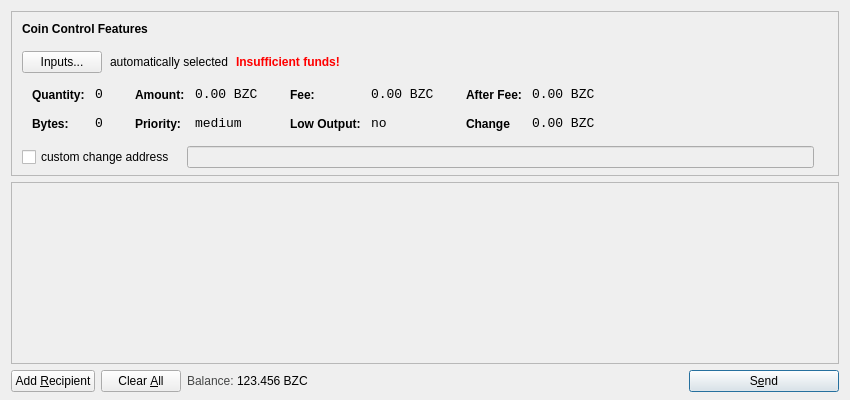
<?xml version="1.0" encoding="UTF-8"?>
<ui version="4.0">
 <class>SendCoinsDialog</class>
 <widget class="QDialog" name="SendCoinsDialog">
  <property name="geometry">
   <rect>
    <x>0</x>
    <y>0</y>
    <width>850</width>
    <height>400</height>
   </rect>
  </property>
  <property name="windowTitle">
   <string>Send Coins</string>
  </property>
  <layout class="QVBoxLayout" name="verticalLayout" stretch="0,1,0">
   <property name="bottomMargin">
    <number>8</number>
   </property>
   <item>
    <widget class="QFrame" name="frameCoinControl">
     <property name="sizePolicy">
      <sizepolicy hsizetype="Expanding" vsizetype="Expanding">
       <horstretch>0</horstretch>
       <verstretch>0</verstretch>
      </sizepolicy>
     </property>
     <property name="maximumSize">
      <size>
       <width>16777215</width>
       <height>16777215</height>
      </size>
     </property>
     <property name="frameShape">
      <enum>QFrame::StyledPanel</enum>
     </property>
     <property name="frameShadow">
      <enum>QFrame::Sunken</enum>
     </property>
     <layout class="QVBoxLayout" name="verticalLayoutCoinControl2">
      <property name="spacing">
       <number>6</number>
      </property>
      <property name="leftMargin">
       <number>0</number>
      </property>
      <property name="topMargin">
       <number>0</number>
      </property>
      <property name="rightMargin">
       <number>0</number>
      </property>
      <property name="bottomMargin">
       <number>6</number>
      </property>
      <item>
       <layout class="QVBoxLayout" name="verticalLayoutCoinControl" stretch="0,0,0,0,1">
        <property name="spacing">
         <number>0</number>
        </property>
        <property name="leftMargin">
         <number>10</number>
        </property>
        <property name="topMargin">
         <number>10</number>
        </property>
        <item>
         <layout class="QHBoxLayout" name="horizontalLayoutCoinControl1">
          <property name="bottomMargin">
           <number>15</number>
          </property>
          <item>
           <widget class="QLabel" name="labelCoinControlFeatures">
            <property name="sizePolicy">
             <sizepolicy hsizetype="Preferred" vsizetype="Maximum">
              <horstretch>0</horstretch>
              <verstretch>0</verstretch>
             </sizepolicy>
            </property>
            <property name="font">
             <font>
              <weight>75</weight>
              <bold>true</bold>
             </font>
            </property>
            <property name="styleSheet">
             <string notr="true">font-weight:bold;</string>
            </property>
            <property name="text">
             <string>Coin Control Features</string>
            </property>
           </widget>
          </item>
         </layout>
        </item>
        <item>
         <layout class="QHBoxLayout" name="horizontalLayoutCoinControl2" stretch="0,0,0,0">
          <property name="spacing">
           <number>8</number>
          </property>
          <property name="bottomMargin">
           <number>10</number>
          </property>
          <item>
           <widget class="QPushButton" name="pushButtonCoinControl">
            <property name="styleSheet">
             <string notr="true"/>
            </property>
            <property name="text">
             <string>Inputs...</string>
            </property>
           </widget>
          </item>
          <item>
           <widget class="QLabel" name="labelCoinControlAutomaticallySelected">
            <property name="text">
             <string>automatically selected</string>
            </property>
            <property name="margin">
             <number>5</number>
            </property>
           </widget>
          </item>
          <item>
           <widget class="QLabel" name="labelCoinControlInsuffFunds">
            <property name="font">
             <font>
              <weight>75</weight>
              <bold>true</bold>
             </font>
            </property>
            <property name="styleSheet">
             <string notr="true">color:red;font-weight:bold;</string>
            </property>
            <property name="text">
             <string>Insufficient funds!</string>
            </property>
            <property name="margin">
             <number>5</number>
            </property>
           </widget>
          </item>
          <item>
           <spacer name="horizontalSpacerCoinControl">
            <property name="orientation">
             <enum>Qt::Horizontal</enum>
            </property>
            <property name="sizeHint" stdset="0">
             <size>
              <width>40</width>
              <height>1</height>
             </size>
            </property>
           </spacer>
          </item>
         </layout>
        </item>
        <item>
         <widget class="QWidget" name="widgetCoinControl" native="true">
          <property name="sizePolicy">
           <sizepolicy hsizetype="Preferred" vsizetype="Preferred">
            <horstretch>0</horstretch>
            <verstretch>0</verstretch>
           </sizepolicy>
          </property>
          <property name="minimumSize">
           <size>
            <width>0</width>
            <height>0</height>
           </size>
          </property>
          <property name="styleSheet">
           <string notr="true"/>
          </property>
          <layout class="QHBoxLayout" name="horizontalLayoutCoinControl5">
           <property name="margin">
            <number>0</number>
           </property>
           <item>
            <layout class="QHBoxLayout" name="horizontalLayoutCoinControl3" stretch="0,0,0,1">
             <property name="spacing">
              <number>20</number>
             </property>
             <property name="topMargin">
              <number>0</number>
             </property>
             <property name="bottomMargin">
              <number>10</number>
             </property>
             <item>
              <layout class="QFormLayout" name="formLayoutCoinControl1">
               <property name="horizontalSpacing">
                <number>10</number>
               </property>
               <property name="verticalSpacing">
                <number>14</number>
               </property>
               <property name="leftMargin">
                <number>10</number>
               </property>
               <property name="topMargin">
                <number>4</number>
               </property>
               <property name="rightMargin">
                <number>6</number>
               </property>
               <item row="0" column="0">
                <widget class="QLabel" name="labelCoinControlQuantityText">
                 <property name="styleSheet">
                  <string notr="true">font-weight:bold;</string>
                 </property>
                 <property name="text">
                  <string>Quantity:</string>
                 </property>
                 <property name="margin">
                  <number>0</number>
                 </property>
                </widget>
               </item>
               <item row="0" column="1">
                <widget class="QLabel" name="labelCoinControlQuantity">
                 <property name="font">
                  <font>
                   <family>Monospace</family>
                   <pointsize>10</pointsize>
                  </font>
                 </property>
                 <property name="cursor">
                  <cursorShape>IBeamCursor</cursorShape>
                 </property>
                 <property name="contextMenuPolicy">
                  <enum>Qt::ActionsContextMenu</enum>
                 </property>
                 <property name="text">
                  <string>0</string>
                 </property>
                 <property name="margin">
                  <number>0</number>
                 </property>
                 <property name="textInteractionFlags">
                  <set>Qt::LinksAccessibleByMouse|Qt::TextSelectableByKeyboard|Qt::TextSelectableByMouse</set>
                 </property>
                </widget>
               </item>
               <item row="1" column="0">
                <widget class="QLabel" name="labelCoinControlBytesText">
                 <property name="styleSheet">
                  <string notr="true">font-weight:bold;</string>
                 </property>
                 <property name="text">
                  <string>Bytes:</string>
                 </property>
                </widget>
               </item>
               <item row="1" column="1">
                <widget class="QLabel" name="labelCoinControlBytes">
                 <property name="font">
                  <font>
                   <family>Monospace</family>
                   <pointsize>10</pointsize>
                  </font>
                 </property>
                 <property name="cursor">
                  <cursorShape>IBeamCursor</cursorShape>
                 </property>
                 <property name="contextMenuPolicy">
                  <enum>Qt::ActionsContextMenu</enum>
                 </property>
                 <property name="text">
                  <string>0</string>
                 </property>
                 <property name="textInteractionFlags">
                  <set>Qt::LinksAccessibleByMouse|Qt::TextSelectableByKeyboard|Qt::TextSelectableByMouse</set>
                 </property>
                </widget>
               </item>
              </layout>
             </item>
             <item>
              <layout class="QFormLayout" name="formLayoutCoinControl2">
               <property name="horizontalSpacing">
                <number>10</number>
               </property>
               <property name="verticalSpacing">
                <number>14</number>
               </property>
               <property name="leftMargin">
                <number>6</number>
               </property>
               <property name="topMargin">
                <number>4</number>
               </property>
               <property name="rightMargin">
                <number>6</number>
               </property>
               <item row="0" column="0">
                <widget class="QLabel" name="labelCoinControlAmountText">
                 <property name="styleSheet">
                  <string notr="true">font-weight:bold;</string>
                 </property>
                 <property name="text">
                  <string>Amount:</string>
                 </property>
                 <property name="margin">
                  <number>0</number>
                 </property>
                </widget>
               </item>
               <item row="0" column="1">
                <widget class="QLabel" name="labelCoinControlAmount">
                 <property name="font">
                  <font>
                   <family>Monospace</family>
                   <pointsize>10</pointsize>
                  </font>
                 </property>
                 <property name="cursor">
                  <cursorShape>IBeamCursor</cursorShape>
                 </property>
                 <property name="contextMenuPolicy">
                  <enum>Qt::ActionsContextMenu</enum>
                 </property>
                 <property name="text">
                  <string>0.00 BZC</string>
                 </property>
                 <property name="textInteractionFlags">
                  <set>Qt::LinksAccessibleByMouse|Qt::TextSelectableByKeyboard|Qt::TextSelectableByMouse</set>
                 </property>
                </widget>
               </item>
               <item row="1" column="0">
                <widget class="QLabel" name="labelCoinControlPriorityText">
                 <property name="styleSheet">
                  <string notr="true">font-weight:bold;</string>
                 </property>
                 <property name="text">
                  <string>Priority:</string>
                 </property>
                </widget>
               </item>
               <item row="1" column="1">
                <widget class="QLabel" name="labelCoinControlPriority">
                 <property name="font">
                  <font>
                   <family>Monospace</family>
                   <pointsize>10</pointsize>
                  </font>
                 </property>
                 <property name="cursor">
                  <cursorShape>IBeamCursor</cursorShape>
                 </property>
                 <property name="contextMenuPolicy">
                  <enum>Qt::ActionsContextMenu</enum>
                 </property>
                 <property name="text">
                  <string>medium</string>
                 </property>
                 <property name="textInteractionFlags">
                  <set>Qt::LinksAccessibleByMouse|Qt::TextSelectableByKeyboard|Qt::TextSelectableByMouse</set>
                 </property>
                </widget>
               </item>
              </layout>
             </item>
             <item>
              <layout class="QFormLayout" name="formLayoutCoinControl3">
               <property name="horizontalSpacing">
                <number>10</number>
               </property>
               <property name="verticalSpacing">
                <number>14</number>
               </property>
               <property name="leftMargin">
                <number>6</number>
               </property>
               <property name="topMargin">
                <number>4</number>
               </property>
               <property name="rightMargin">
                <number>6</number>
               </property>
               <item row="0" column="0">
                <widget class="QLabel" name="labelCoinControlFeeText">
                 <property name="styleSheet">
                  <string notr="true">font-weight:bold;</string>
                 </property>
                 <property name="text">
                  <string>Fee:</string>
                 </property>
                 <property name="margin">
                  <number>0</number>
                 </property>
                </widget>
               </item>
               <item row="0" column="1">
                <widget class="QLabel" name="labelCoinControlFee">
                 <property name="font">
                  <font>
                   <family>Monospace</family>
                   <pointsize>10</pointsize>
                  </font>
                 </property>
                 <property name="cursor">
                  <cursorShape>IBeamCursor</cursorShape>
                 </property>
                 <property name="contextMenuPolicy">
                  <enum>Qt::ActionsContextMenu</enum>
                 </property>
                 <property name="text">
                  <string>0.00 BZC</string>
                 </property>
                 <property name="textInteractionFlags">
                  <set>Qt::LinksAccessibleByMouse|Qt::TextSelectableByKeyboard|Qt::TextSelectableByMouse</set>
                 </property>
                </widget>
               </item>
               <item row="1" column="0">
                <widget class="QLabel" name="labelCoinControlLowOutputText">
                 <property name="styleSheet">
                  <string notr="true">font-weight:bold;</string>
                 </property>
                 <property name="text">
                  <string>Low Output:</string>
                 </property>
                </widget>
               </item>
               <item row="1" column="1">
                <widget class="QLabel" name="labelCoinControlLowOutput">
                 <property name="font">
                  <font>
                   <family>Monospace</family>
                   <pointsize>10</pointsize>
                  </font>
                 </property>
                 <property name="cursor">
                  <cursorShape>IBeamCursor</cursorShape>
                 </property>
                 <property name="contextMenuPolicy">
                  <enum>Qt::ActionsContextMenu</enum>
                 </property>
                 <property name="text">
                  <string>no</string>
                 </property>
                 <property name="textInteractionFlags">
                  <set>Qt::LinksAccessibleByMouse|Qt::TextSelectableByKeyboard|Qt::TextSelectableByMouse</set>
                 </property>
                </widget>
               </item>
              </layout>
             </item>
             <item>
              <layout class="QFormLayout" name="formLayoutCoinControl4">
               <property name="horizontalSpacing">
                <number>10</number>
               </property>
               <property name="verticalSpacing">
                <number>14</number>
               </property>
               <property name="leftMargin">
                <number>6</number>
               </property>
               <property name="topMargin">
                <number>4</number>
               </property>
               <property name="rightMargin">
                <number>6</number>
               </property>
               <item row="0" column="0">
                <widget class="QLabel" name="labelCoinControlAfterFeeText">
                 <property name="styleSheet">
                  <string notr="true">font-weight:bold;</string>
                 </property>
                 <property name="text">
                  <string>After Fee:</string>
                 </property>
                 <property name="margin">
                  <number>0</number>
                 </property>
                </widget>
               </item>
               <item row="0" column="1">
                <widget class="QLabel" name="labelCoinControlAfterFee">
                 <property name="font">
                  <font>
                   <family>Monospace</family>
                   <pointsize>10</pointsize>
                  </font>
                 </property>
                 <property name="cursor">
                  <cursorShape>IBeamCursor</cursorShape>
                 </property>
                 <property name="contextMenuPolicy">
                  <enum>Qt::ActionsContextMenu</enum>
                 </property>
                 <property name="text">
                  <string>0.00 BZC</string>
                 </property>
                 <property name="textInteractionFlags">
                  <set>Qt::LinksAccessibleByMouse|Qt::TextSelectableByKeyboard|Qt::TextSelectableByMouse</set>
                 </property>
                </widget>
               </item>
               <item row="1" column="0">
                <widget class="QLabel" name="labelCoinControlChangeText">
                 <property name="styleSheet">
                  <string notr="true">font-weight:bold;</string>
                 </property>
                 <property name="text">
                  <string>Change</string>
                 </property>
                </widget>
               </item>
               <item row="1" column="1">
                <widget class="QLabel" name="labelCoinControlChange">
                 <property name="font">
                  <font>
                   <family>Monospace</family>
                   <pointsize>10</pointsize>
                  </font>
                 </property>
                 <property name="cursor">
                  <cursorShape>IBeamCursor</cursorShape>
                 </property>
                 <property name="contextMenuPolicy">
                  <enum>Qt::ActionsContextMenu</enum>
                 </property>
                 <property name="text">
                  <string>0.00 BZC</string>
                 </property>
                 <property name="textInteractionFlags">
                  <set>Qt::LinksAccessibleByMouse|Qt::TextSelectableByKeyboard|Qt::TextSelectableByMouse</set>
                 </property>
                </widget>
               </item>
              </layout>
             </item>
            </layout>
           </item>
          </layout>
         </widget>
        </item>
        <item>
         <layout class="QHBoxLayout" name="horizontalLayoutCoinControl4" stretch="0,0,0">
          <property name="spacing">
           <number>12</number>
          </property>
          <property name="sizeConstraint">
           <enum>QLayout::SetDefaultConstraint</enum>
          </property>
          <property name="topMargin">
           <number>5</number>
          </property>
          <property name="rightMargin">
           <number>5</number>
          </property>
          <item>
           <widget class="QCheckBox" name="checkBoxCoinControlChange">
            <property name="text">
             <string>custom change address</string>
            </property>
           </widget>
          </item>
          <item>
           <widget class="QLineEdit" name="lineEditCoinControlChange">
            <property name="enabled">
             <bool>false</bool>
            </property>
            <property name="sizePolicy">
             <sizepolicy hsizetype="Expanding" vsizetype="Fixed">
              <horstretch>0</horstretch>
              <verstretch>0</verstretch>
             </sizepolicy>
            </property>
           </widget>
          </item>
          <item>
           <widget class="QLabel" name="labelCoinControlChangeLabel">
            <property name="sizePolicy">
             <sizepolicy hsizetype="Preferred" vsizetype="Expanding">
              <horstretch>0</horstretch>
              <verstretch>0</verstretch>
             </sizepolicy>
            </property>
            <property name="minimumSize">
             <size>
              <width>0</width>
              <height>0</height>
             </size>
            </property>
            <property name="text">
             <string/>
            </property>
            <property name="margin">
             <number>3</number>
            </property>
           </widget>
          </item>
         </layout>
        </item>
        <item>
         <spacer name="verticalSpacerCoinControl">
          <property name="orientation">
           <enum>Qt::Vertical</enum>
          </property>
          <property name="sizeHint" stdset="0">
           <size>
            <width>800</width>
            <height>1</height>
           </size>
          </property>
         </spacer>
        </item>
       </layout>
      </item>
     </layout>
    </widget>
   </item>
   <item>
    <widget class="QScrollArea" name="scrollArea">
     <property name="widgetResizable">
      <bool>true</bool>
     </property>
     <widget class="QWidget" name="scrollAreaWidgetContents">
      <property name="geometry">
       <rect>
        <x>0</x>
        <y>0</y>
        <width>830</width>
        <height>156</height>
       </rect>
      </property>
      <layout class="QVBoxLayout" name="verticalLayout_2">
       <property name="margin">
        <number>0</number>
       </property>
       <item>
        <layout class="QVBoxLayout" name="entries">
         <property name="spacing">
          <number>6</number>
         </property>
        </layout>
       </item>
       <item>
        <spacer name="verticalSpacer">
         <property name="orientation">
          <enum>Qt::Vertical</enum>
         </property>
         <property name="sizeHint" stdset="0">
          <size>
           <width>20</width>
           <height>40</height>
          </size>
         </property>
        </spacer>
       </item>
      </layout>
     </widget>
    </widget>
   </item>
   <item>
    <layout class="QHBoxLayout" name="horizontalLayout">
     <item>
      <widget class="QPushButton" name="addButton">
       <property name="toolTip">
        <string>Send to multiple recipients at once</string>
       </property>
       <property name="text">
        <string>Add &amp;Recipient</string>
       </property>
       <property name="icon">
        <iconset resource="../bitcoin.qrc">
         <normaloff>:/icons/add</normaloff>:/icons/add</iconset>
       </property>
       <property name="autoDefault">
        <bool>false</bool>
       </property>
      </widget>
     </item>
     <item>
      <widget class="QPushButton" name="clearButton">
       <property name="sizePolicy">
        <sizepolicy hsizetype="Minimum" vsizetype="Fixed">
         <horstretch>0</horstretch>
         <verstretch>0</verstretch>
        </sizepolicy>
       </property>
       <property name="toolTip">
        <string>Remove all transaction fields</string>
       </property>
       <property name="text">
        <string>Clear &amp;All</string>
       </property>
       <property name="icon">
        <iconset resource="../bitcoin.qrc">
         <normaloff>:/icons/remove</normaloff>:/icons/remove</iconset>
       </property>
       <property name="autoRepeatDelay">
        <number>300</number>
       </property>
       <property name="autoDefault">
        <bool>false</bool>
       </property>
      </widget>
     </item>
     <item>
      <layout class="QHBoxLayout" name="horizontalLayout_2">
       <property name="spacing">
        <number>3</number>
       </property>
       <item>
        <widget class="QLabel" name="label">
         <property name="sizePolicy">
          <sizepolicy hsizetype="Preferred" vsizetype="Fixed">
           <horstretch>0</horstretch>
           <verstretch>0</verstretch>
          </sizepolicy>
         </property>
         <property name="styleSheet">
          <string notr="true">#label { color: #464747; }</string>
         </property>
         <property name="text">
          <string>Balance:</string>
         </property>
        </widget>
       </item>
       <item>
        <widget class="QLabel" name="labelBalance">
         <property name="sizePolicy">
          <sizepolicy hsizetype="Preferred" vsizetype="Fixed">
           <horstretch>0</horstretch>
           <verstretch>0</verstretch>
          </sizepolicy>
         </property>
         <property name="cursor">
          <cursorShape>IBeamCursor</cursorShape>
         </property>
         <property name="styleSheet">
          <string notr="true">#label { color: #464747; }</string>
         </property>
         <property name="text">
          <string>123.456 BZC</string>
         </property>
         <property name="textInteractionFlags">
          <set>Qt::LinksAccessibleByMouse|Qt::TextSelectableByKeyboard|Qt::TextSelectableByMouse</set>
         </property>
        </widget>
       </item>
      </layout>
     </item>
     <item>
      <spacer name="horizontalSpacer">
       <property name="orientation">
        <enum>Qt::Horizontal</enum>
       </property>
       <property name="sizeHint" stdset="0">
        <size>
         <width>40</width>
         <height>20</height>
        </size>
       </property>
      </spacer>
     </item>
     <item>
      <widget class="QPushButton" name="sendButton">
       <property name="minimumSize">
        <size>
         <width>150</width>
         <height>0</height>
        </size>
       </property>
       <property name="toolTip">
        <string>Confirm the send action</string>
       </property>
       <property name="text">
        <string>S&amp;end</string>
       </property>
       <property name="icon">
        <iconset resource="../bitcoin.qrc">
         <normaloff>:/icons/send</normaloff>:/icons/send</iconset>
       </property>
       <property name="default">
        <bool>true</bool>
       </property>
      </widget>
     </item>
    </layout>
   </item>
  </layout>
 </widget>
 <resources>
  <include location="../bitcoin.qrc"/>
 </resources>
 <connections/>
</ui>
